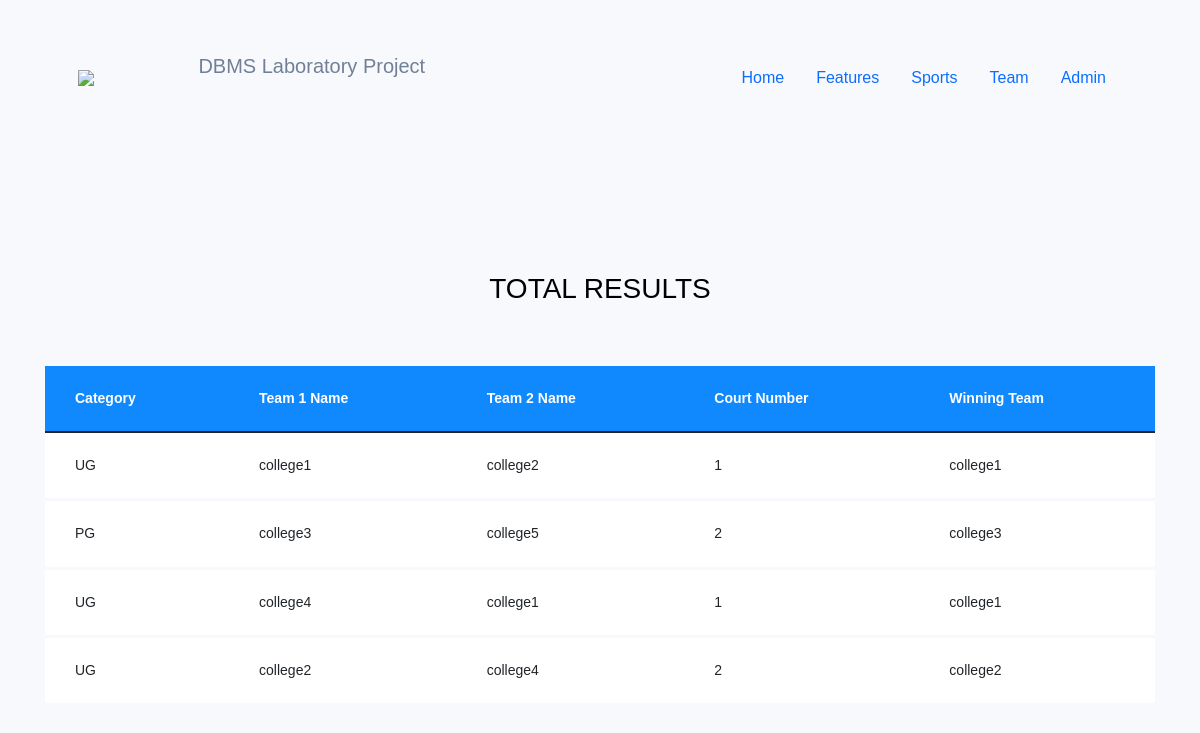
Page /badminton.php on the committed database.
### tables this page shows
CREATE TABLE `badminton` (
  `team_id` int(100) NOT NULL,
  `team_1_number` int(100) NOT NULL,
  `team_2_number` int(100) NOT NULL,
  `category` varchar(100) NOT NULL,
  `court_number` int(100) NOT NULL,
  `winning_team` varchar(100) NOT NULL
);

CREATE TABLE `teams` (
  `team_id` int(100) NOT NULL,
  `team_number` int(100) NOT NULL,
  `team_name` varchar(100) NOT NULL,
  `category` varchar(100) NOT NULL
);

### badminton.php (the view, shortened to what this page needs)
<?php
  include("include/connection.php");
  if(mysqli_connect_errno()){
    echo mysqli_connect_error();
    exit();
}else{
    $q = "SELECT * FROM badminton";
    $result = mysqli_query($connect, $q);
}
?>
<!DOCTYPE html>
<html>
<head>
    <link href="https://unpkg.com/tailwindcss@^1.0/dist/tailwind.min.css" rel="stylesheet">
      <link rel="stylesheet" type="text/css" href="https://cdn.jsdelivr.net/npm/bootstrap@5.1.3/dist/css/bootstrap.min.css">
      <link rel="stylesheet" type="text/css" href="https://cdn.jsdelivr.net/npm/@fortawesome/fontawesome-free@5.15.4/css/fontawesome.min.css">
      <link rel="stylesheet" href="https://maxcdn.bootstrapcdn.com/bootstrap/4.4.1/css/bootstrap.min.css">
      <link rel="stylesheet" href="css/style.css">
</head>
<body>
  <?php
    include ("include/header.php");
  ?>
  <section class="ftco-section">
    <div class="container">
      <div class="row justify-content-center">
        <div class="col-md-6 text-center mb-5">
          <h2 class="heading-section">TOTAL RESULTS</h2>
        </div>
      </div>
      <div class="row">
        <div class="col-md-12">
          <div class="table-wrap">
            <table class="table">
              <thead class="thead-primary">
                <tr>
                  <th>Category</th>
                  <th>Team 1 Name</th>
                  <th>Team 2 Name</th>
                  <th>Court Number</th>
                  <th>Winning Team</th>
                </tr>
              </thead>
              <tbody>
                <?php
                while($row = mysqli_fetch_array($result))
                  { $q1 = "SELECT team_name as team_1_name FROM teams where team_number = '".$row['team_1_number']."'";
                    $res1 = mysqli_query($connect, $q1);
                    $row1 = mysqli_fetch_array($res1);
                    $q2 = "SELECT team_name as team_2_name FROM teams where team_number = '".$row['team_2_number']."'";
                    $res2 = mysqli_query($connect, $q2);
                    $row2 = mysqli_fetch_array($res2);
                    $q3 = "SELECT team_name as team_name FROM teams where team_number = '".$row['winning_team']."'";
                    $res3 = mysqli_query($connect, $q3);
                    $row3 = mysqli_fetch_array($res3);?>
                <tr>
                  <td><?php echo $row['category'];?></td>
                  <td><?php echo $row1['team_1_name'];?></td>
                  <td><?php echo $row2['team_2_name'];?></td>
                  <td><?php echo $row['court_number'];?></td>
                  <td><?php echo $row3['team_name'];?></td>
                </tr>
                <?php
                  }
                ?>
              </tbody>
            </table>
          </div>
        </div>
      </div>
    </div>
  </section>
</body>
</html>

### include/header.php (shortened to what this page needs)
<!DOCTYPE html>
<html lang="en">
<head>
  <link href="https://unpkg.com/tailwindcss@^1.0/dist/tailwind.min.css" rel="stylesheet">
  <link rel="stylesheet" type="text/css" href="https://cdn.jsdelivr.net/npm/bootstrap@5.1.3/dist/css/bootstrap.min.css">
  <link rel="stylesheet" type="text/css" href="https://cdn.jsdelivr.net/npm/@fortawesome/fontawesome-free@5.15.4/css/fontawesome.min.css">
  <link rel="stylesheet" href="css/style.css">
</head>
<body>
	<header class="text-gray-600 body-font">
			<div class="container mx-auto flex flex-wrap p-5 flex-col md:flex-row items-center">
				<img src="https://thumbs.dreamstime.com/b/color-sport-background-football-soccer-basketball-hockey-box-tennis-baseball-vector-illustration-colorful-people-silhouettes-color-139030119.jpg" width=10%>
				<a class="flex title-font font-medium items-center text-gray-900 mb-4 md:mb-0">
					<span class="ml-3 text-xl">DBMS Laboratory Project</span>
				</a>
				<nav class="md:ml-auto flex flex-wrap items-center text-base justify-center">
					<?php
						if (isset($_SESSION['admin'])){
							$user = $_SESSION['admin'];
							echo'
							<a href="adminlogin.php" class = "nav-link text-gray-900">'.$user.'</a>
							<a href="logout.php" class = "nav-link text-gray-900">logout</a>
							';
						}
						else{
							echo'
							<a href="index.php" class = "nav-link text-gray-900">Home</a>
                           <a href="features.html" class = "nav-link text-gray-900">Features</a>
                           <a href="catalog.html" class = "nav-link text-gray-900">Sports</a>
                           <a href="team.html" class = "nav-link text-gray-900">Team</a>
                           <a href="adminlogin.php" class = "nav-link text-gray-900">Admin</a>
                           ';
						}
					?>
				</nav>
			</div>
	</header>
</body>
</html>

### rows in the picture
badminton: category "UG", teams.team_name "college1", teams.team_name "college2", court_number "1"
badminton: category "PG", teams.team_name "college3", teams.team_name "college5", court_number "2"
badminton: category "UG", teams.team_name "college4", teams.team_name "college1", court_number "1"
badminton: category "UG", teams.team_name "college2", teams.team_name "college4", court_number "2"
